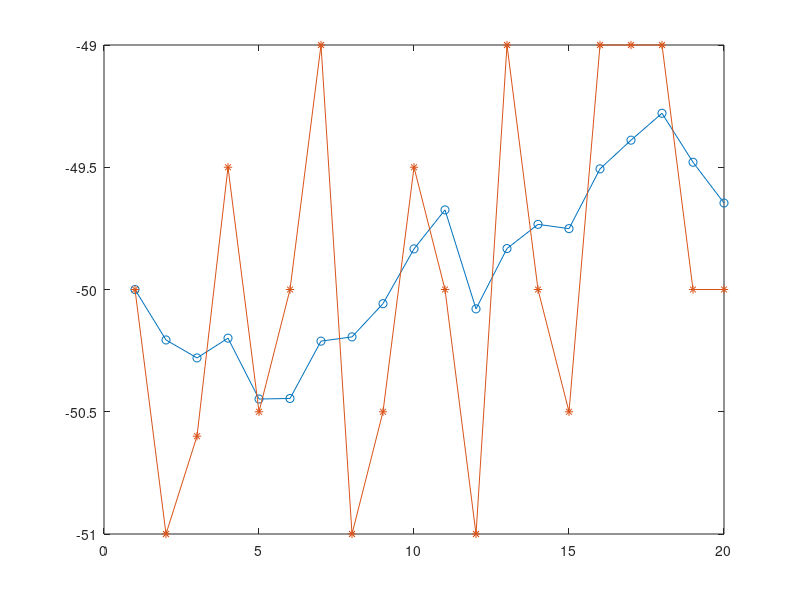

Recreate this plot in MATLAB.
% function: this is a kalman fliter function test %
% writer: weyman xia                              %
% date: 20220126                                  %

% here comes initialization
clc;
clear all;
close all;
N = 20;     % set the number of data, actually use need to set in func arg


% create variables
Xest = zeros(1,N);      % represent RSSI kalman fliter estimate value
Xobs = zeros(1,N);      % represent RSSI observe value, have noise part
Xstate = zeros(1,N);    % represent RSSI state change value, have noise part
Peste = zeros(1,N);       % represent system state error value 
Xin = zeros(1,N);       % input RSSI data, actually from func arg

% initialize variables
% first initialize the noise variables
Q = 0.01;       % Q作为状态转移方程中的高斯分布误差的协方差，表示系统过程噪声，使用时应从实参中获取
R = 0.25;       % R作为观测方程中的高斯分布误差的协方差，表示测量噪声，使用时应该从函数实参中获取
W = sqrt(Q)*randn(1,N);     % simulate a process gaussian noise 
V = sqrt(R)*randn(1,N);     % simulate a mearsure gaussian nosie 

% second initialize the system constant variables
A = 1;
G = 1;
I = eye(1);

% third initialize the simulate variables, actual value from func arg
Xin = [-50 -51 -50.6 -49.5 -50.5 -50 -49 -51 -50.5 -49.5 -50 -51 -49 -50 -50.5 -49 -49 -49 -50 -50];
Peste(1) = Q;
Xstate(1) = Xin(1);
Xest(1) = Xstate(1);

% 进行卡尔曼滤波RSSI值，假设理论的RSSI值为50。
% 注意由于测量RSSI使用卡尔曼滤波的特殊性，实际上每一次卡尔曼迭代均是求出了概率
% 上方差最小最接近理论值的真实值，这是一个迭代优化的过程，使用迭代算法后最后输
% 出的 Xest 值即可认为是最优值，并且给出了该最优值下的高斯分布参数。

for k = 2:N
    
    % 通过系统状态转换的预测方程进行估算及估算值的协方差计算
    Xstate(k) = A*Xest(k-1)+W(k-1);
    Pse = A*Peste(k-1)*A'+Q;       % 此处的Pse仅是一个中间值用于计算卡尔曼系数,表示系统状态转移估测数据的误差度量
    
    % 将理想的RSSI值添加高斯分布的观测噪声
    Xobs(k) = G*Xin(k)+V(k);
    
    % 通过权重设计修正方程及卡尔曼系数和误差计算
    Kg(k) = Pse*G'*inv(G*Pse*G'+R);
    Xest(k) = Xstate(k)+Kg(k)*(Xobs(k)-G*Xstate(k));        % 括号内观测矩阵乘状态量未带误差的原因是数学推导出来的
    Peste(k) = (I-Kg(k)*G)*Pse;
      
end

% show the calculate result in figure 
plot(linspace(1,20,20),Xest,'-o',linspace(1,20,20),Xin,'-*');








